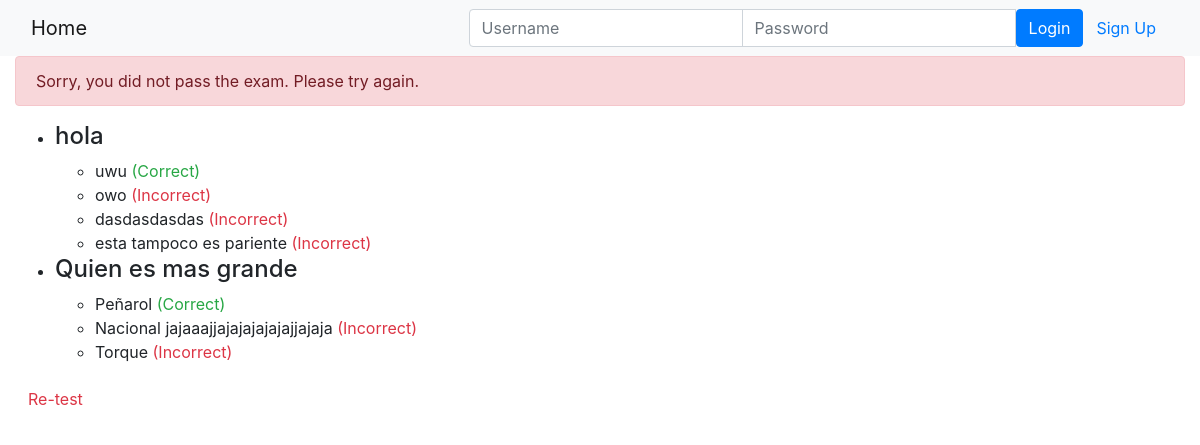
Page /onlinecourse/course/1/submission/1/result/ on the committed database.
### onlinecourse/models.py (models this page shows, shortened)
class Question(models.Model):
    course = models.ForeignKey(Course, on_delete=models.CASCADE)
    question_text = models.CharField(max_length=200)
    grade = models.IntegerField()

class Choice(models.Model):
    question = models.ForeignKey(Question, on_delete=models.CASCADE)
    choice_text = models.CharField(max_length=200)
    is_correct = models.BooleanField()

### onlinecourse/views.py (the view)
# urls.py: path('course/<int:course_id>/submission/<int:submission_id>/result/', views.show_exam_result, name='show_exam_result'),
def show_exam_result(request, course_id, submission_id):
    course = Course.objects.get(pk=course_id)
    submission = Submission.objects.get(id=submission_id)
    selected_choice_ids = submission.choices.values_list('id', flat=True)
    total_score = 0
    for question in course.question_set.all():
        question_score = 0
        for choice in question.choice_set.all():
            if choice.id in selected_choice_ids:
                if choice.is_correct:
                    question_score += 1
                else:
                    question_score -= 1
        if question_score > 0:
            total_score += 1
    context = {
        'course': course,
        'submission': submission,
        'total_score': total_score,
    }
    return render(request, 'onlinecourse/exam_result_bootstrap.html', context)

### onlinecourse/templates/onlinecourse/exam_result_bootstrap.html (shortened to what this page needs)
<!DOCTYPE html>
<html lang="en">
<head>
    {% load static %}
    <link rel="stylesheet" href="https://maxcdn.bootstrapcdn.com/bootstrap/4.5.2/css/bootstrap.min.css">
</head>
<body>
<nav class="navbar navbar-light bg-light">
    <div class="container-fluid">
        <div class="navbar-header">
            <a class="navbar-brand" href="{% url 'onlinecourse:index' %}">Home</a>
        </div>
        <ul class="nav navbar-nav navbar-right">
            {% if user.is_authenticated %}
            <li>
                <a class="btn btn-link" href="#">{{ user.first_name }}({{ user.username }})</a>
                <a class="btn btn-link" href="{% url 'onlinecourse:logout' %}">Logout</a>
            </li>
            {% else %}
            <li>
                <form class="form-inline" action="{% url 'onlinecourse:login' %}" method="post">
                    <div class="input-group">
                        <input type="text" class="form-control" placeholder="Username" name="username">
                        <input type="password" class="form-control" placeholder="Password" name="psw">
                        <button class="btn btn-primary" type="submit">Login</button>
                        <a class="btn btn-link" href="{% url 'onlinecourse:registration' %}">Sign Up</a>
                    </div>
                </form>
            </li>
            {% endif %}
        </ul>
    </div>
</nav>
<div class="container-fluid">
    {% if total_score >= 1%}
    <div class="alert alert-success">
        Congratulations! You passed the exam.
    </div>
    <div class="card-columns mt-1">
        <h5 class="">Exam results</h5>
        <p>Your total score: {{ total_score }} / {{ course.question_set.count }}</p>
        <h3>Question Results:</h3>
        <ul>
            {% for question in course.question_set.all %}
            <li>
                <h4>{{ question.question_text }}</h4>
                <ul>
                    {% for choice in question.choice_set.all %}
                    <li>
                        {{ choice.choice_text }}
                            {% if choice.is_correct %}
                                <span class="text-success">(Correct)</span>
                            {% else %}
                                <span class="text-danger">(Incorrect)</span>
                            {% endif %}
                    </li>
                    {% endfor %}
                </ul>
            </li>
            {% endfor %}
        </ul>
    </div>
    {% else %}
    <div class="alert alert-danger">
        Sorry, you did not pass the exam. Please try again.
    </div>
    <ul>
        {% for question in course.question_set.all %}
        <li>
            <h4>{{ question.question_text }}</h4>
            <ul>
                {% for choice in question.choice_set.all %}
                <li>
                    {{ choice.choice_text }}
                        {% if choice.is_correct %}
                            <span class="text-success">(Correct)</span>
                        {% else %}
                            <span class="text-danger">(Incorrect)</span>
                        {% endif %}
                </li>
                {% endfor %}
            </ul>
        </li>
        {% endfor %}
    </ul>
    <a class="btn btn-link text-danger" href="{% url 'onlinecourse:course_details' course.id %}">Re-test</a>
    {% endif %}
</div>
</body>
</html>

### rows in the picture
Question: question_text "hola"
Choice: choice_text "uwu", is_correct "(Correct)"
Choice: choice_text "owo", is_correct "(Incorrect)"
Choice: choice_text "dasdasdasdas", is_correct "(Incorrect)"
Choice: choice_text "esta tampoco es pariente", is_correct "(Incorrect)"
Question: question_text "Quien es mas grande"
Choice: choice_text "Peñarol", is_correct "(Correct)"
Choice: choice_text "Nacional jajaaajjajajajajajajjajaja", is_correct "(Incorrect)"
Choice: choice_text "Torque", is_correct "(Incorrect)"
